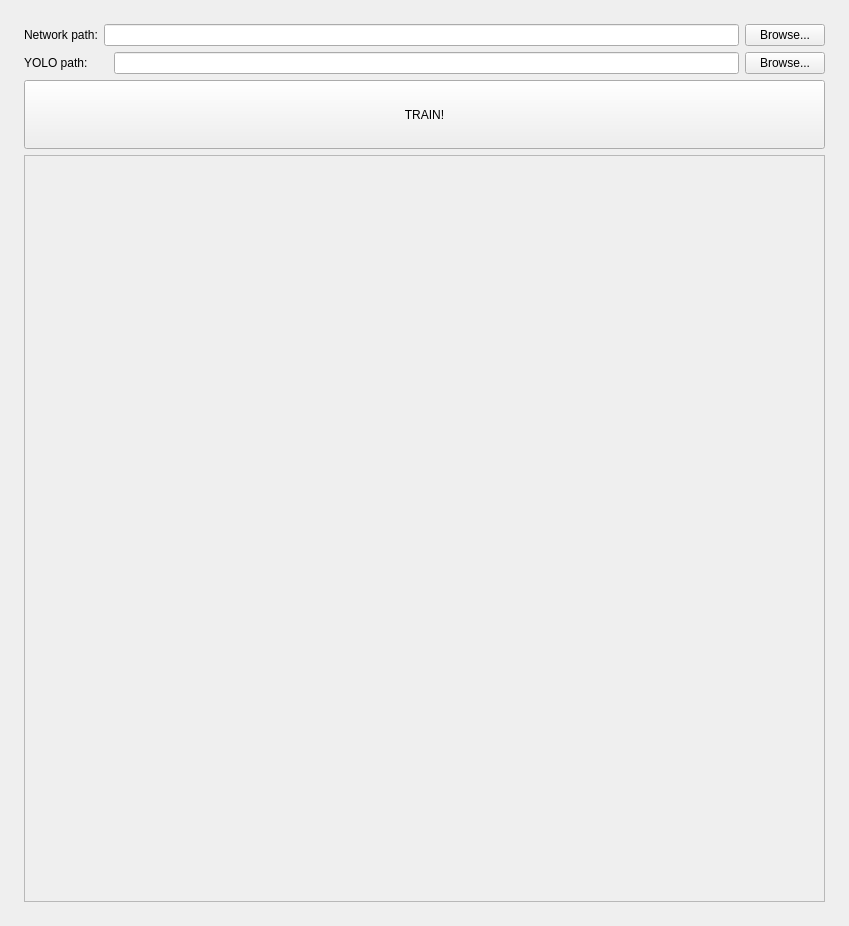
<?xml version="1.0" encoding="UTF-8"?>
<ui version="4.0">
 <class>Train_frame</class>
 <widget class="QMainWindow" name="Train_frame">
  <property name="geometry">
   <rect>
    <x>0</x>
    <y>0</y>
    <width>849</width>
    <height>926</height>
   </rect>
  </property>
  <property name="minimumSize">
   <size>
    <width>588</width>
    <height>600</height>
   </size>
  </property>
  <property name="maximumSize">
   <size>
    <width>16777215</width>
    <height>16777215</height>
   </size>
  </property>
  <property name="windowTitle">
   <string>Train network</string>
  </property>
  <widget class="QWidget" name="centralwidget">
   <layout class="QGridLayout" name="gridLayout">
    <item row="0" column="0">
     <layout class="QVBoxLayout" name="verticalLayout_2" stretch="1,6">
      <property name="sizeConstraint">
       <enum>QLayout::SetMaximumSize</enum>
      </property>
      <property name="leftMargin">
       <number>15</number>
      </property>
      <property name="topMargin">
       <number>15</number>
      </property>
      <property name="rightMargin">
       <number>15</number>
      </property>
      <property name="bottomMargin">
       <number>15</number>
      </property>
      <item>
       <layout class="QVBoxLayout" name="verticalLayout" stretch="1,1,4">
        <property name="spacing">
         <number>6</number>
        </property>
        <property name="sizeConstraint">
         <enum>QLayout::SetMinimumSize</enum>
        </property>
        <item>
         <layout class="QHBoxLayout" name="horizontalLayout">
          <item>
           <widget class="QLabel" name="label">
            <property name="text">
             <string>Network path:</string>
            </property>
           </widget>
          </item>
          <item>
           <widget class="QLineEdit" name="txt_dataset">
            <property name="toolTip">
             <string/>
            </property>
           </widget>
          </item>
          <item>
           <widget class="QPushButton" name="btn_browse_dataset">
            <property name="text">
             <string>Browse...</string>
            </property>
           </widget>
          </item>
         </layout>
        </item>
        <item>
         <layout class="QHBoxLayout" name="horizontalLayout_4">
          <property name="spacing">
           <number>6</number>
          </property>
          <item>
           <widget class="QLabel" name="label_4">
            <property name="text">
             <string>YOLO path:      </string>
            </property>
           </widget>
          </item>
          <item>
           <widget class="QLineEdit" name="txt_yolo">
            <property name="toolTip">
             <string>Path to YOLO detector. Please, have detector executable with the name &quot;detector&quot;.</string>
            </property>
           </widget>
          </item>
          <item>
           <widget class="QPushButton" name="btn_browse_yolo">
            <property name="text">
             <string>Browse...</string>
            </property>
           </widget>
          </item>
         </layout>
        </item>
        <item>
         <layout class="QHBoxLayout" name="horizontalLayout_2">
          <item>
           <widget class="QPushButton" name="btn_start">
            <property name="sizePolicy">
             <sizepolicy hsizetype="Minimum" vsizetype="Expanding">
              <horstretch>0</horstretch>
              <verstretch>0</verstretch>
             </sizepolicy>
            </property>
            <property name="text">
             <string>TRAIN!</string>
            </property>
           </widget>
          </item>
         </layout>
        </item>
       </layout>
      </item>
      <item>
       <layout class="QVBoxLayout" name="verticalLayout_1">
        <property name="sizeConstraint">
         <enum>QLayout::SetMaximumSize</enum>
        </property>
        <item>
         <widget class="QPlainTextEdit" name="plainTextEdit">
          <property name="enabled">
           <bool>false</bool>
          </property>
          <property name="sizeAdjustPolicy">
           <enum>QAbstractScrollArea::AdjustToContents</enum>
          </property>
          <property name="maximumBlockCount">
           <number>1000</number>
          </property>
         </widget>
        </item>
       </layout>
      </item>
     </layout>
    </item>
   </layout>
  </widget>
 </widget>
 <resources/>
 <connections/>
</ui>
